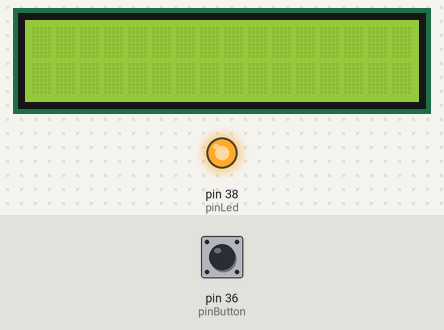
Recording of a program running on a simulated Raspberry Pi (header pin numbers). Parts: 16×2 character LCD, output pins drawn as LEDs (lit = HIGH). Inputs (shaded band) come from the test bench; at power-on: pin 36 (pinButton) HIGH. Library files of the repository ran but are not shown: PCF8574.py, Adafruit_LCD1602.py; what the program prints to the terminal is not drawn.

Above: at 1.2 s.
1.3 s: pin 36 (pinButton) pulled LOW for 0.15 s
At 2.8 s:
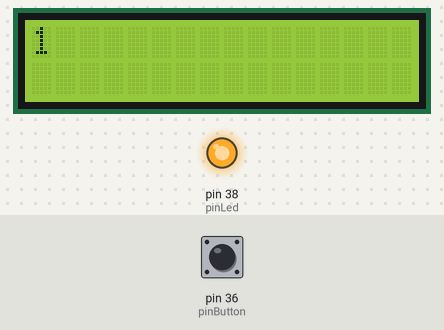
3.1 s: pin 36 (pinButton) pulled LOW for 1 s
At 5.4 s:
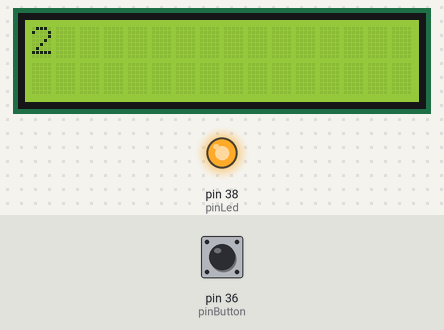
5.8 s: pin 36 (pinButton) pulled LOW for 0.15 s
At 7.3 s:
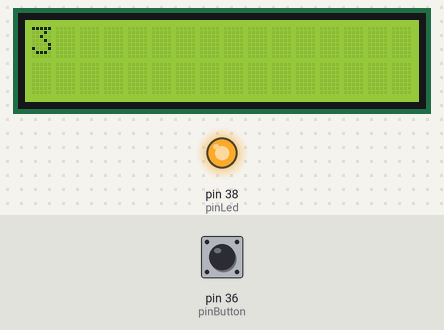
7.6 s: pin 36 (pinButton) pulled LOW for 1 s
At 10.1 s:
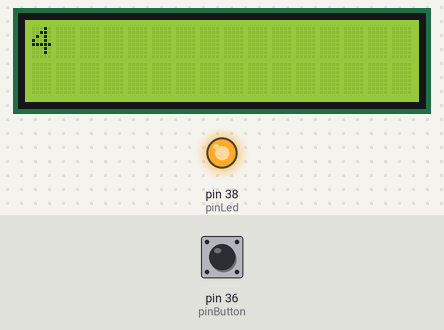
Timing chart, 0 to 11.3 s (numbered marks = the images above; inputs shaded):
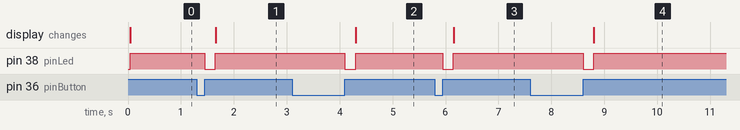

Measured:
- after the input at 1.3 s, pin 38 (pinLed): HIGH → LOW after 0.15 s, → HIGH 0.20 s later; the display: changes after 0.36 s (image 1)
- after the input at 3.1 s, pin 38 (pinLed): HIGH → LOW after 1.0 s, → HIGH 0.20 s later; the display: changes after 1.2 s (image 2)
- after the input at 5.8 s, pin 38 (pinLed): HIGH → LOW after 0.15 s, → HIGH 0.20 s later; the display: changes after 0.36 s (image 3)
- after the input at 7.6 s, pin 38 (pinLed): HIGH → LOW after 1.0 s, → HIGH 0.20 s later; the display: changes after 1.2 s (image 4)

The program:

I2CLCD1602_count.py
```python
#!/usr/bin/env python3
from PCF8574 import PCF8574_GPIO
from Adafruit_LCD1602 import Adafruit_CharLCD
from RPi import GPIO as GPIO

from time import sleep, strftime
from datetime import datetime

pinButton = 36
pinLed = 38
num = 0

def get_cpu_temp():     # get CPU temperature and store it into file "/sys/class/thermal/thermal_zone0/temp"
    tmp = open('/sys/class/thermal/thermal_zone0/temp')
    cpu = tmp.read()
    tmp.close()
    return '{:.2f}'.format( float(cpu)/1000 ) + ' C'

def get_time_now():     # get system time
    return datetime.now().strftime('    %H:%M:%S')

def setup():
    GPIO.setmode(GPIO.BOARD)
    GPIO.setup(pinButton, GPIO.IN, pull_up_down=GPIO.PUD_UP)
    GPIO.setup(pinLed, GPIO.OUT, initial=GPIO.HIGH)

def swAdd(ev=None):
    print("put the button")
    global num
    num += 1
    GPIO.output(pinLed, GPIO.LOW)
    sleep(0.2)
    GPIO.output(pinLed, GPIO.HIGH)

def loop():
    mcp.output(3,1)     # turn on LCD backlight
    lcd.begin(16,2)     # set number of LCD lines and columns
    while(True):
        #lcd.clear()
        lcd.setCursor(0,0)  # set cursor position
        # lcd.message( 'CPU: ' + get_cpu_temp()+'\n' )# display CPU temperature
        if GPIO.input(pinButton) == GPIO.LOW:
            sleep(0.02)
            if GPIO.input(pinButton)==GPIO.LOW:
                while GPIO.input(pinButton)==GPIO.LOW:
                    pass
                swAdd()
                lcd.message(str(num))
        sleep(0.1)

def destroy():
    lcd.clear()

PCF8574_address = 0x27  # I2C address of the PCF8574 chip.
PCF8574A_address = 0x3F  # I2C address of the PCF8574A chip.
# Create PCF8574 GPIO adapter.
try:
	mcp = PCF8574_GPIO(PCF8574_address)
except:
	try:
		mcp = PCF8574_GPIO(PCF8574A_address)
	except:
		print ('I2C Address Error !')
		exit(1)
# Create LCD, passing in MCP GPIO adapter.
lcd = Adafruit_CharLCD(pin_rs=0, pin_e=2, pins_db=[4,5,6,7], GPIO=mcp)

if __name__ == '__main__':
    print ('Program is starting ... ')
    setup()
    try:
        loop()
    except KeyboardInterrupt:
        destroy()
```
